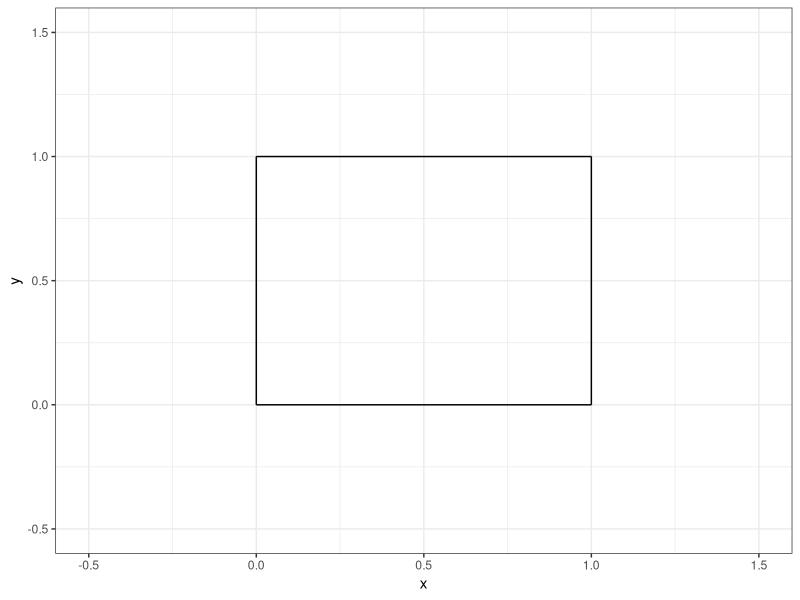
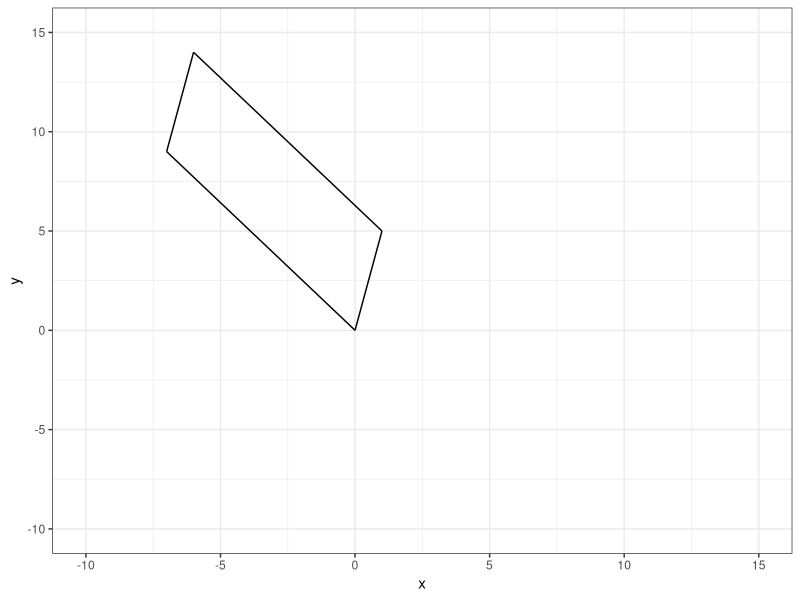
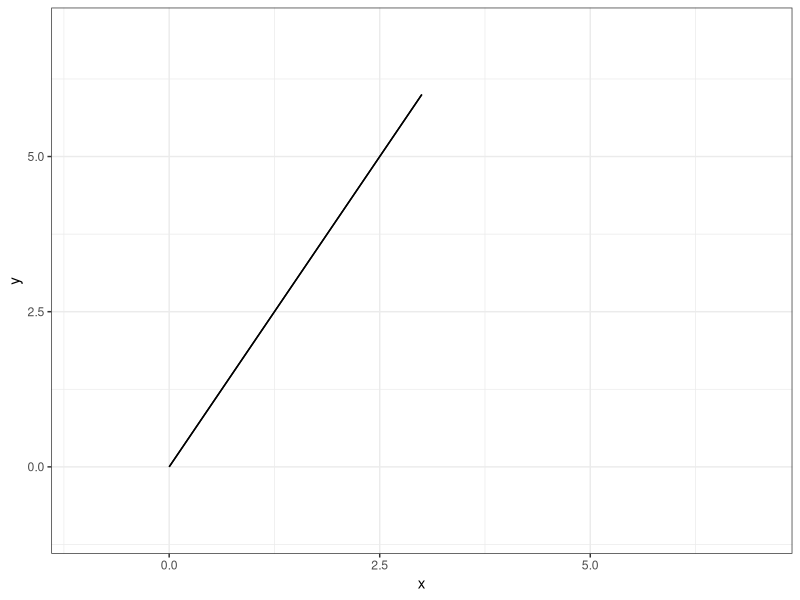
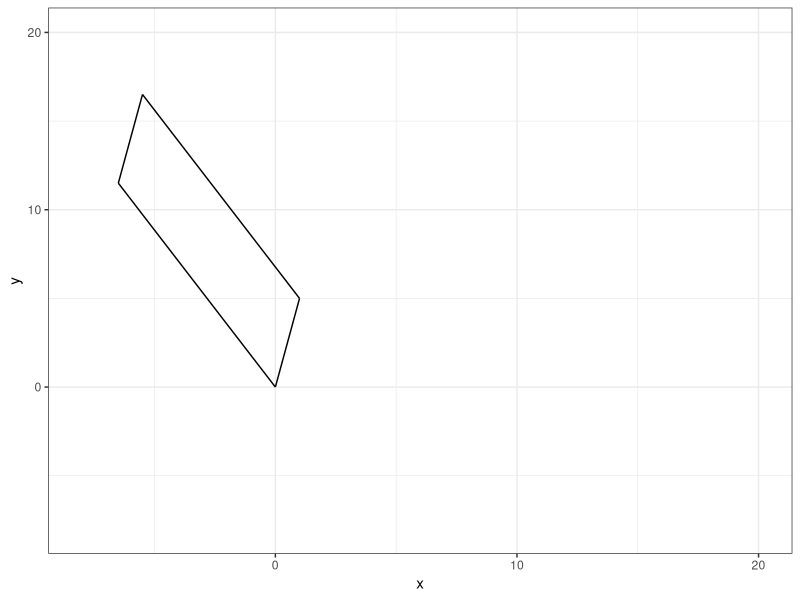
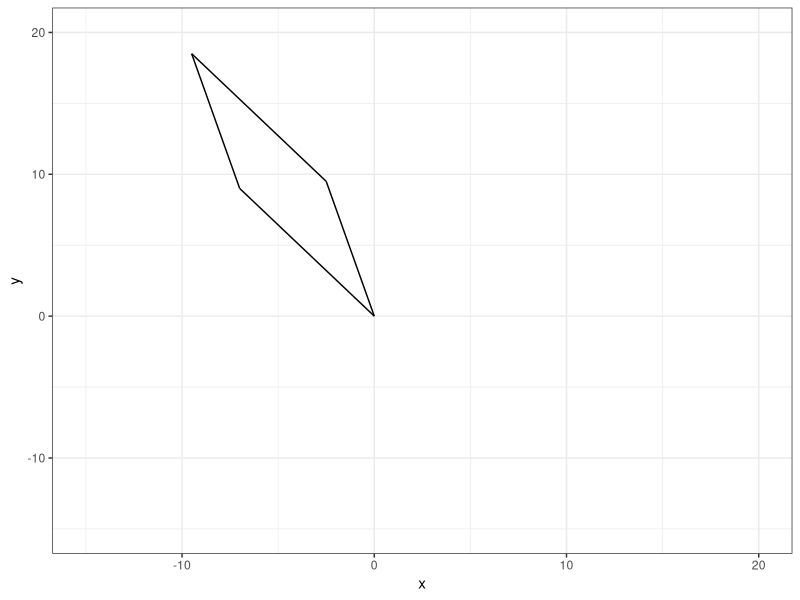

These charts were generated, in order, by the following R code:
## ---- chunk 1
#| echo: false

default_chunk_hook  <- knitr::knit_hooks$get("chunk")

latex_font_size <- c("Huge", "huge", "LARGE", "Large", 
                     "large", "normalsize", "small", 
                     "footnotesize", "scriptsize", "tiny")

knitr::knit_hooks$set(chunk = function(x, options) {
  x <- default_chunk_hook(x, options)
  if(options$size %in% latex_font_size) {
    paste0("\n \\", options$size, "\n\n", 
      x, 
      "\n\n \\normalsize"
    )
  } else {
    x
  }
})

## ---- chunk 2
#| label: load-packages
#| include: false
library(tidyverse)
## ---- chunk 3
#| label: fig-unitsquare
#| fig-cap: "The unit square."
#| fig-width: 3
#| fig-height: 3
#| scale: "80%"
#| fig-align: "center"
#| size: "scriptsize"
ggplot() +
  geom_segment(aes(x = 0, xend = 0,
                   y=0, yend = 1))+
  geom_segment(aes(x = 0, xend = 1,
                   y=1, yend = 1))+
  geom_segment(aes(x = 1, xend = 1,
                   y=0, yend = 1))+
  geom_segment(aes(x = 0, xend = 1,
                   y=0, yend = 0)) +
  theme_bw() + 
  xlim(-0.5, 1.5)+
  ylim(-0.5, 1.5)+
  labs(x = "x", 
       y = "y")
## ---- chunk 4
#| size: "scriptsize"
#| code-fold: FALSE
(M = diag(2))
## ---- chunk 5
#| size: "scriptsize"
#| code-fold: FALSE
(A = matrix(c(1,-7,5,9),2,2,T))
## ---- chunk 6
#| size: "scriptsize"
#| code-fold: FALSE
(T = A %*% M)
## ---- chunk 7
#| size: "scriptsize"
#| code-fold: FALSE
(basis_vector_1 = T[,1])
(basis_vector_2 = T[,2])
## ---- chunk 8
#| size: "scriptsize"
#| code-fold: FALSE
(p_0 = c(0,0))
(p_1 = basis_vector_1)
(p_2 = basis_vector_1 + basis_vector_2)
(p_3 = basis_vector_2)
## ---- chunk 9
#| label: fig-unitsquare-T
#| fig-cap: "The T square."
#| fig-width: 3
#| fig-height: 3
#| scale: "80%"
#| fig-align: "center"
#| size: "scriptsize"
ggplot() +
  geom_segment(aes(x = p_0[1], xend = p_1[1],
                   y= p_0[2], yend = p_1[2]))+
  geom_segment(aes(x = p_1[1], xend = p_2[1],
                   y= p_1[2], yend = p_2[2]))+
  geom_segment(aes(x = p_2[1], xend = p_3[1],
                   y= p_2[2], yend = p_3[2]))+
  geom_segment(aes(x = p_3[1], xend = p_0[1],
                   y= p_3[2], yend = p_0[2])) +
  theme_bw() + 
  xlim(-10, 15)+
  ylim(-10, 15)+
  labs(x = "x", 
       y = "y")
## ---- chunk 10
#| size: "scriptsize"
#| code-fold: FALSE
(determinant_A = det(A))
## ---- chunk 11
#| size: "scriptsize"
#| code-fold: FALSE
(A = matrix(c(1,2,2,4),2,2,T))
## ---- chunk 12
#| size: "scriptsize"
#| code-fold: FALSE
(T = A %*% M)
## ---- chunk 13
#| size: "scriptsize"
#| code-fold: FALSE
(basis_vector_1 = T[,1])
(basis_vector_2 = T[,2])
## ---- chunk 14
#| size: "scriptsize"
#| code-fold: FALSE
(p_0 = c(0,0))
(p_1 = basis_vector_1)
(p_2 = basis_vector_1 + basis_vector_2)
(p_3 = basis_vector_2)
## ---- chunk 15
#| label: fig-unitsquare-T-2
#| fig-cap: "The T-2 square."
#| fig-width: 3
#| fig-height: 3
#| scale: "80%"
#| fig-align: "center"
#| size: "scriptsize"
ggplot() +
  geom_segment(aes(x = p_0[1], xend = p_1[1],
                   y= p_0[2], yend = p_1[2]))+
  geom_segment(aes(x = p_1[1], xend = p_2[1],
                   y= p_1[2], yend = p_2[2]))+
  geom_segment(aes(x = p_2[1], xend = p_3[1],
                   y= p_2[2], yend = p_3[2]))+
  geom_segment(aes(x = p_3[1], xend = p_0[1],
                   y= p_3[2], yend = p_0[2])) +
  theme_bw() + 
  xlim(-1, 7)+
  ylim(-1, 7)+
  labs(x = "x", 
       y = "y")
## ---- chunk 16
#| size: "scriptsize"
#| code-fold: FALSE
(determinant_A = det(A))
## ---- chunk 17
#| size: "scriptsize"
#| code-fold: FALSE
(k = 0.5)
(M = matrix(c(1,k,0,1),2,2,T))
(A = matrix(c(1,-7,5,9),2,2,T))

(T = A %*% M)

(basis_vector_1 = T[,1])
(basis_vector_2 = T[,2])

(p_0 = c(0,0))
(p_1 = basis_vector_1)
(p_2 = basis_vector_1 + basis_vector_2)
(p_3 = basis_vector_2)
## ---- chunk 18
#| label: fig-unitsquare-T-3
#| fig-cap: "The T-3 square."
#| fig-width: 3
#| fig-height: 3
#| scale: "80%"
#| fig-align: "center"
#| size: "scriptsize"
ggplot() +
  geom_segment(aes(x = p_0[1], xend = p_1[1],
                   y= p_0[2], yend = p_1[2]))+
  geom_segment(aes(x = p_1[1], xend = p_2[1],
                   y= p_1[2], yend = p_2[2]))+
  geom_segment(aes(x = p_2[1], xend = p_3[1],
                   y= p_2[2], yend = p_3[2]))+
  geom_segment(aes(x = p_3[1], xend = p_0[1],
                   y= p_3[2], yend = p_0[2])) +
  theme_bw() + 
  xlim(-8, 20)+
  ylim(-8, 20)+
  labs(x = "x", 
       y = "y")
## ---- chunk 19
#| size: "scriptsize"
#| code-fold: FALSE
(determinant_A = det(A))
## ---- chunk 20
#| size: "scriptsize"
#| code-fold: FALSE
(k = 0.5)
(M = matrix(c(1,0,k,1),2,2,T))

(T = A %*% M)

(basis_vector_1 = T[,1])
(basis_vector_2 = T[,2])

(p_0 = c(0,0))
(p_1 = basis_vector_1)
(p_2 = basis_vector_1 + basis_vector_2)
(p_3 = basis_vector_2)
## ---- chunk 21
#| label: fig-unitsquare-T-4
#| fig-cap: "The T-4 square."
#| fig-width: 3
#| fig-height: 3
#| scale: "80%"
#| fig-align: "center"
#| size: "scriptsize"
ggplot() +
  geom_segment(aes(x = p_0[1], xend = p_1[1],
                   y= p_0[2], yend = p_1[2]))+
  geom_segment(aes(x = p_1[1], xend = p_2[1],
                   y= p_1[2], yend = p_2[2]))+
  geom_segment(aes(x = p_2[1], xend = p_3[1],
                   y= p_2[2], yend = p_3[2]))+
  geom_segment(aes(x = p_3[1], xend = p_0[1],
                   y= p_3[2], yend = p_0[2])) +
  theme_bw() + 
  xlim(-15, 20)+
  ylim(-15, 20)+
  labs(x = "x", 
       y = "y")
## ---- chunk 22
#| size: "scriptsize"
#| code-fold: FALSE
(determinant_A = det(A))
